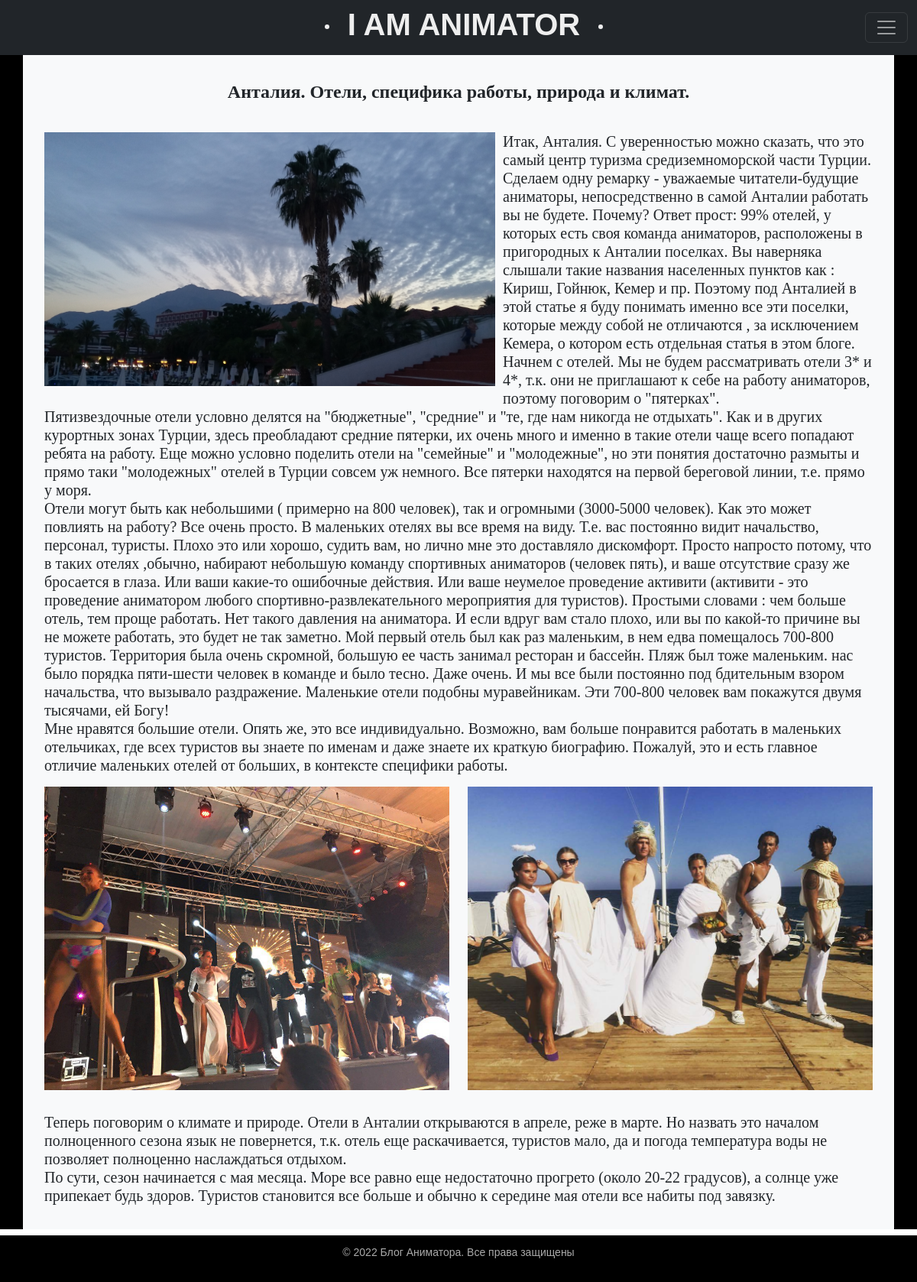
Page /antalya/ on the committed database.
### blog/models.py (models this page shows)
class City(models.Model):
    title = models.CharField(max_length=100)
    content = models.TextField(blank=False)
    content_2part = models.TextField(blank=False, null=True)
    picture_1 = models.ImageField(upload_to='photos/%Y/%m/%d/', null=True)
    picture_2 = models.ImageField(upload_to='photos/%Y/%m/%d/', null=True)
    picture_3 = models.ImageField(upload_to='photos/%Y/%m/%d/', null=True)
    show_or_hide = models.BooleanField(default=True)
    class Meta:
        verbose_name = 'Рассказы о городах'
        verbose_name_plural = 'Рассказы о городах'

### blog/views.py (the view)
# urls.py: path('antalya/', Antalya.as_view(), name='antalya'),
class Antalya(MutualContext, ListView):
    model = City
    template_name = 'blog/antalya_info.html'
    context_object_name = 'antalya'
    def get_context_data(self, *, object_list=None, **kwargs):
        context_dict = super().get_context_data(**kwargs)
        mutual_context_dict = self.get_user_context(title='О Анталии')
        return dict(list(context_dict.items()) + list(mutual_context_dict.items()))
    def get_queryset(self):
        return City.objects.filter(pk=1)

### blog/utils.py (called while the page is built)
    def get_user_context(self, **kwargs):
        context = kwargs
        return context

### blog/templates/blog/antalya_info.html
{% extends 'blog/base.html' %}
{% block content %}
<div class="city_black_style">
<div class="container p-3 mb-2 bg-light text-dark">
    <br>
    <div class="container">
        <div class="row">
            {% for info in antalya %}
            <div class="col-xl-12 col-md-12 col-sm-12" align="left">
                <h4 align="center"><b>{{info.title}}</b></h4>
                <br>
                <img class="img-article-left" src="{{info.picture_1.url}}">
                <h5>{{info.content | linebreaks}}</h5>
            </div>
            <div class="col-xl-6 col-md-6 col-sm-6" align="center">
                <img src="{{info.picture_2.url}}" class="card-img-top" alt="...">
            </div>
            <div class="col-xl-6 col-md-6 col-sm-6" align="center">
                <img src="{{info.picture_3.url}}" class="card-img-top" alt="...">
            </div>
            <div class="col-xl-12 col-md-12 col-sm-12" align="left">
                <br>
                <h5>{{info.content_2part | linebreaks}}</h5>
            </div>
        </div>
    </div>
</div>
</div>
{% endfor %}
{% endblock %}

### blog/static/blog/css/styles.css (style rules this page uses)
html, body { font-family: 'Arial'; margin: 0; padding: 0; height: 100%; width: 100%; color: #000000; }
img { max-width: 600px; height: auto; }
img.img-article-left { height: auto; float: left; padding: 0 10px 10px 0; }
div.city_black_style { background: black; }

### rows in the picture
City: title "Анталия. Отели, специфика работы, природа и климат.", picture_1 (picture), content "Итак, Анталия. С уверенностью можно сказать, что это самый центр туризма средиземноморской части Турции. Сделаем одну ремарку - уважаемые читатели-будущие аниматоры, непосредственно в самой Анталии работать вы не будете. Почему? Ответ прост: 99% отелей, у которых есть своя команда аниматоров, расположены в пригородных к Анталии поселках. Вы наверняка слышали такие названия населенных пунктов как : Кириш, Гойнюк, Кемер и пр. Поэтому под Анталией в этой статье я буду понимать именно все эти поселки, которые между собой не отличаются , за исключением Кемера, о котором есть отдельная статья в этом блоге. Начнем с отелей. Мы не будем рассматривать отели 3* и 4*, т.к. они не приглашают к себе на…", picture_2 (picture), picture_3 (picture), content_2part "Теперь поговорим о климате и природе. Отели в Анталии открываются в апреле, реже в марте. Но назвать это началом полноценного сезона язык не повернется, т.к. отель еще раскачивается, туристов мало, да и погода температура воды не позволяет полноценно наслаждаться отдыхом. По сути, сезон начинается с мая месяца. Море все равно еще недостаточно прогрето (около 20-22 градусов), а солнце уже припекает будь здоров. Туристов становится все больше и обычно к середине мая отели все набиты под завязку."
